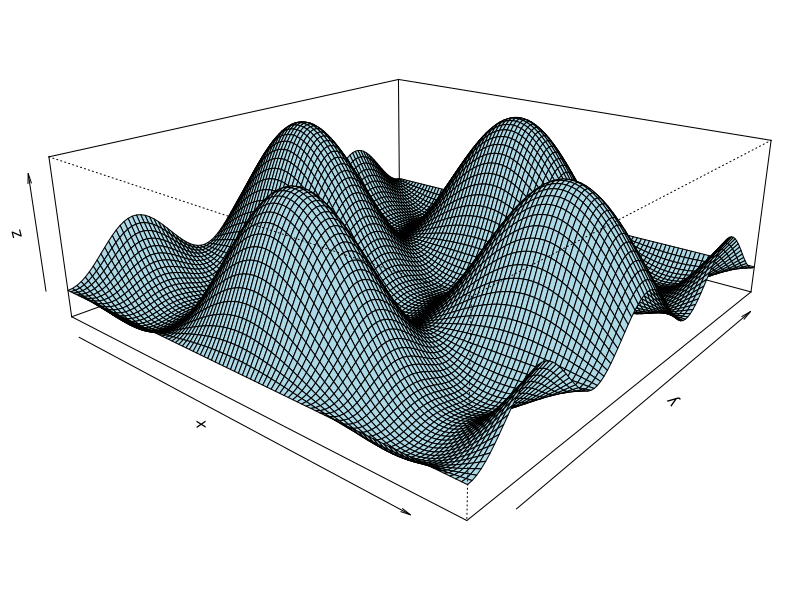
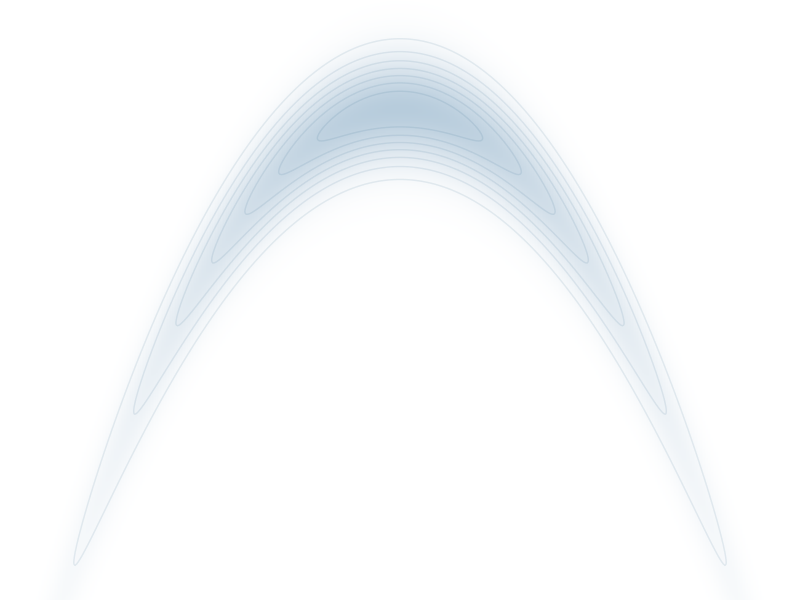
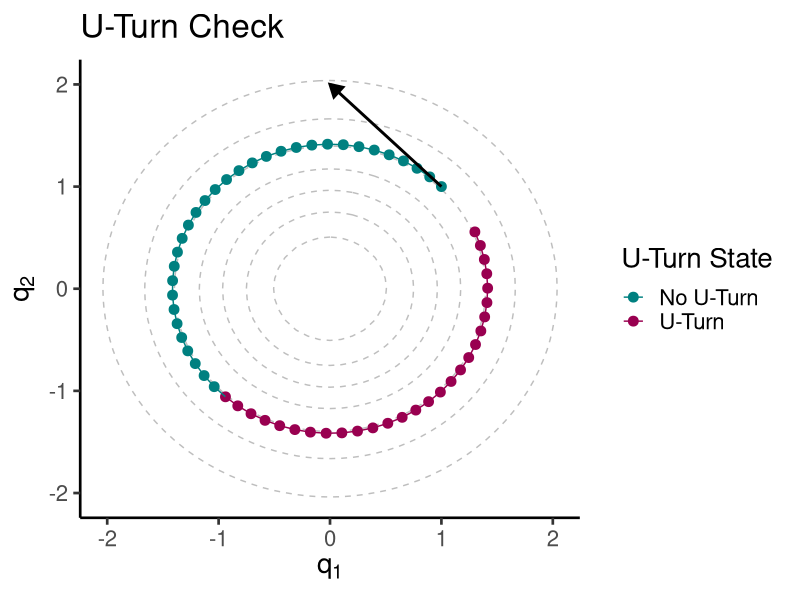
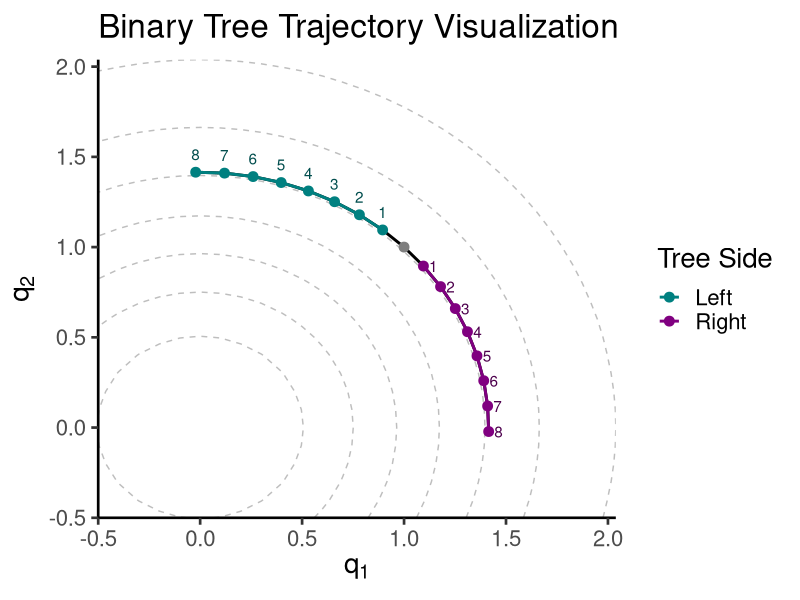
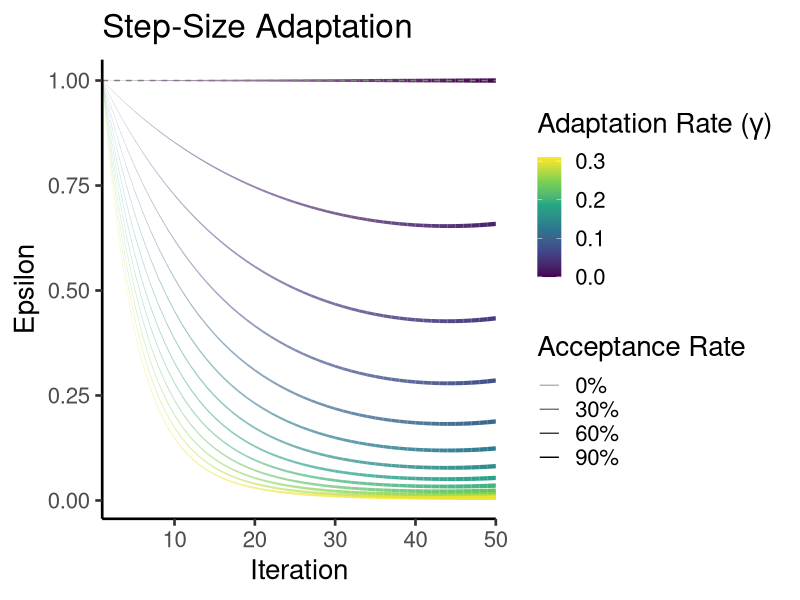
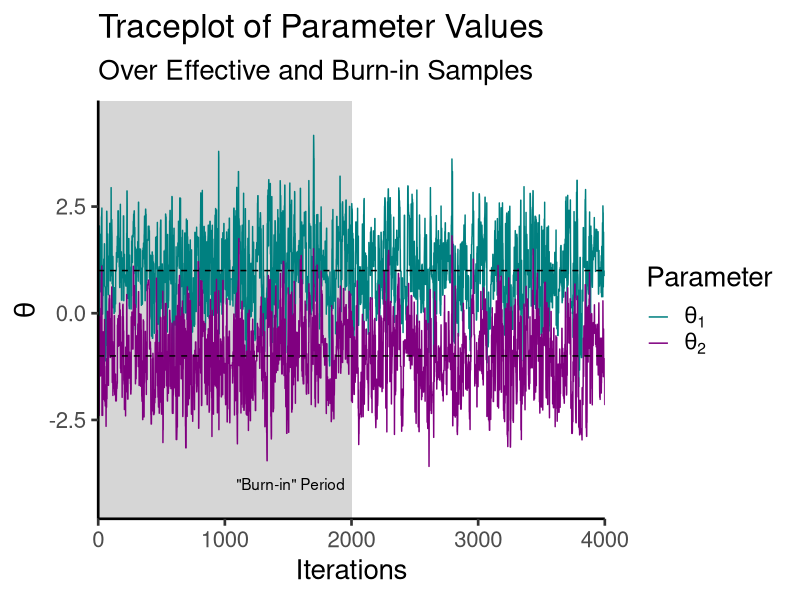
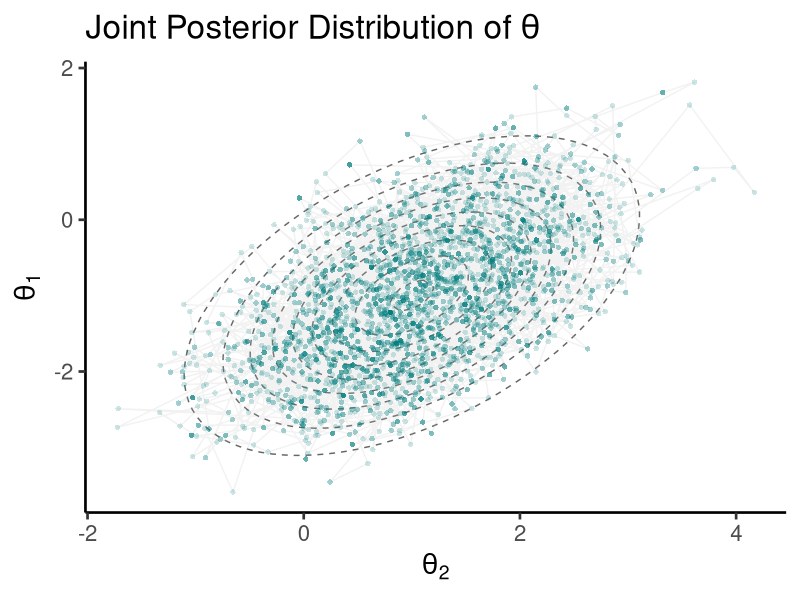

The R source for these figures, in order:
## ---- chunk 1
#| include: false
library(ggplot2)
library(data.table)

theme_set(new = theme_classic(base_size = 20))
## ---- chunk 2
#| code-fold: true
#| fig-asp: 0.586
#| fig-cap: "The easiest posterior distribution that the average Bayesian analyst tackles in a typical day. Shortly, we'll see how this banana-shaped distribution is explored with HMC-NUTS algorithm."

my_surface <- function(m, p) {
    alpha = 0.7
    ext = pi
    2 + alpha - 2 * cos(m) * cos(p) - alpha * cos(ext - 2 * p)
}

x <- y <- seq(from = -1.5*pi, to = 1.5*pi, length.out = 100)
z <- outer(x, y, my_surface)

par(mai = c(0,0,0,0),
    mar = c(0,1,0,0),
    oma = c(0,0,0,0))

persp(x = x, y = y, z = z,
      theta = 40, phi = 20, col = "lightblue",
      expand = 1/3)
## ---- chunk 3
#| code-fold: true
#| fig-cap: "Banana distribution, highlighting that some distributions could be difficult to explore."

xy_seq <- seq(-4.5, 4.5, .01)
df <- expand.grid(x = xy_seq, y = xy_seq)
df$z <- with(df, {
  x_square <- (x^2)
  yx_square <- ((y - x_square)^2) / .1
  exp(-0.5 * x_square - 0.5 * yx_square)
})

ggplot(df, aes(x, -y, z = z)) +
  geom_raster(aes(fill = z), show.legend = FALSE) +
  geom_contour(bins = 8, show.legend = FALSE, alpha = .1, col = "#206080") +
  scale_y_continuous(limits = c(-4.5,1), expand = c(0,0), 
                     oob = scales::squish_infinite) +
  scale_x_continuous(limits = c(-2.5,2.5), expand = c(0,0), 
                     oob = scales::squish_infinite) +
  scale_fill_gradient(low = "white", high = "#B7CCDC") +
  theme_void()
## ---- chunk 4
#| code-fold: true
#| fig-cap: "Characterization of the trajectory of a particle in a 2D gaussian distribution. You can see that the particle rolls until a U turn is detected."

q0 <- c(1, 1)
p0 <- c(-1, 1)
epsilon <- 0.1
steps <- 60
Sigma <- diag(1,2)

xy_seq <- seq(-3, 3, by = .1)
dens_df <- expand.grid(x = xy_seq, y = xy_seq)
dens_df$z <- mvtnorm::dmvnorm(dens_df, c(0,0), Sigma)

positions <- matrix(0, nrow = steps, ncol = length(q0))
positions[1, ] <- q0

## Simplified leapfrog steps
q <- q0; p <- p0
for (i in 2:steps) {
  p_half <- p + (epsilon / 2) * (-q)  # Half-step for momentum
  q <- q + epsilon * p_half           # Full-step for position
  p <- p_half + (epsilon / 2) * (-q)  # Second half-step for momentum
  positions[i, ] <- q
}

# Check U-Turn
uturn_check <- apply(positions, 1, function(qp) {
  sum((qp - q0) * p0) < 0
})

plot_data <- data.table(x = positions[, 1], 
                        y = positions[, 2], 
                        is_uturn = uturn_check)

ggplot(plot_data, aes(x = x, y = y)) +
  geom_contour(data = dens_df, aes(x, y, z = z), col = "gray", 
               linetype = 2) +
  geom_point(aes(color = is_uturn), size = 3) +
  geom_path(aes(color = is_uturn, group = 1)) +
  annotate(geom = "segment", 
           x = q0[1], y = q0[2], 
           xend = q0[1] + p0[1], yend = q0[2] + p0[2], 
           arrow = arrow(length = unit(1/3, "cm"), type = "closed"), 
           lwd = 1, linejoin = "mitre") +
  labs(title = "U-Turn Check", 
       x = expression(q[1]), 
       y = expression(q[2])) +
  scale_color_manual(values = c("#008080", "#990050"), 
                     labels = c("No U-Turn", "U-Turn"),
                     name = "U-Turn State")
## ---- chunk 5
# Log-posterior function
log_posterior <- function(q, Sigma, mu) {
  diff <- q - mu
  -0.5 * t(diff) %*% solve(Sigma) %*% diff - 0.5 * log(det(Sigma))
}

## Gradient of Log-posterior
grad_log_posterior <- function(q, Sigma, mu) {
  -solve(Sigma, q - mu)
}
## ---- chunk 6
# Leapfrog integration
leapfrog <- function(q, p, grad_func, epsilon, Sigma, mu) {
  grad_q <- grad_func(q, Sigma, mu) # Gradient calculation
  p <- p + (epsilon / 2) * grad_q # Half-step for momentum
  q <- q + epsilon * p # Full-step for position
  grad_q <- grad_func(q, Sigma, mu)
  p <- p + (epsilon / 2) * grad_q # Half-step for momentum
  list(q = q, p = p)
}

## ---- chunk 7
# Initialization
nuts_init <- function(q0, Sigma, mu, epsilon) {
  list(
    q = q0, # Initial position
    mu = mu,
    p = rnorm(length(q0), 0, 1), # Initial random momentum
    epsilon = epsilon # Initial step size (this will be adapted later)
  )
}

# Example initialization
q0 <- c(0, 0) # Starting position
mu <- c(-1,1) # Target location
epsilon = 0.1 # Step size

nuts_state <- nuts_init(q0, Sigma, mu, epsilon)
## ---- chunk 8
#| code-fold: show

# U-turn check (dot product of momentum vectors)
is_uturn <- function(q_left, q_right, p_left, p_right) {
  (sum((q_right - q_left) * p_left) < 0) || 
    (sum((q_right - q_left) * p_right) < 0)
}

# Build a trajectory (doubling until U-turn)
build_trajectory <- function(q, p, grad_func, epsilon, Sigma, mu) {
  q_left <- q
  p_left <- p
  q_right <- q
  p_right <- p
  trajectory <- list(q = q, p = p)
  
  j <- 0
  while (!is_uturn(q_left, q_right, p_left, p_right) && j < 10) {
    if (runif(1) < 0.5) {
      # Expand left
      leapfrog_result <- leapfrog(q_left, p_left, grad_func, -epsilon, Sigma, mu)
      q_left <- leapfrog_result$q
      p_left <- leapfrog_result$p
    } else {
      # Expand right
      leapfrog_result <- leapfrog(q_right, p_right, grad_func, epsilon, Sigma, mu)
      q_right <- leapfrog_result$q
      p_right <- leapfrog_result$p
    }
    trajectory$q <- cbind(trajectory$q, leapfrog_result$q)
    trajectory$p <- cbind(trajectory$p, leapfrog_result$p)
    j <- j + 1
  }
  index <- sample(1:ncol(trajectory$q), 1)
  list(q = trajectory$q[, index], p = trajectory$p[, index])
}
## ---- chunk 9
#| code-fold: true

nsteps <- 1000
positions <- matrix(NA, nrow = nsteps, ncol = 2)

xy_seq <- seq(-.5, 3, by = .1)
dens_df <- expand.grid(x = xy_seq, y = xy_seq)
dens_df$z <- mvtnorm::dmvnorm(dens_df, c(0,0), diag(1,2))

set.seed(42)
for (i in seq_len(nsteps)) {
  positions[i,] <- build_trajectory(
    q = c(1, 1),
    p = c(-1, 1),
    grad_func = grad_log_posterior,
    epsilon = 0.1,
    Sigma = diag(1,2),
    mu = c(0,0)
  )$q
}

positions <- unique(positions) |> 
  data.table::as.data.table()

positions[V1 > 1, side := "Right"]
positions[V1 < 1, side := "Left"]
positions[V1 == 1, side := "Initial Position"]

ggplot(positions, aes(x = V1, y = V2)) +
  geom_contour(data = dens_df, aes(x, y, z = z), col = "gray", 
               linetype = 2) +
  geom_line(linewidth = 1) +
  geom_line(aes(col = side), linewidth = 1) +
  geom_point(aes(col = side), size = 3) +
  labs(title = "Binary Tree Trajectory Visualization", 
       x = expression(q[1]), y = expression(q[2]),
       col = "Tree Side") +
  scale_color_manual(values = c(rgb(0,0.5,0.5,1),
                                rgb(0.5,0,0.5,1),
                                rgb(0.2,0.2,0.2,1)),
                     breaks = c("Left", "Right")) +
  annotate(geom = "text", 
           x = positions[side=="Left"][order(V2), V1],
           y = positions[side=="Left"][order(V2), V2] + .1,
           label = 1:8, col = rgb(0,0.3,0.3,1)) +
  annotate(geom = "text", 
           x = positions[side=="Right"][order(V1), V1] + .05,
           y = positions[side=="Right"][order(V1), V2],
           label = 1:8, col = rgb(0.3,0,0.3,1)) +
  scale_x_continuous(expand = c(0,0)) +
  scale_y_continuous(expand = c(0,0))
## ---- chunk 10
# Metropolis-Hastings acceptance probability
acceptance_prob <- function(current_logp, proposed_logp) {
  min(1, exp(proposed_logp - current_logp))
}
## ---- chunk 11
#| code-fold: false

adapt_epsilon <- function(epsilon, lambda_ca, lambda_ta = 0.8, gamma = 0.5) {
  delta <- lambda_ca - lambda_ta
  epsilon <- epsilon * exp(gamma * delta)
  epsilon
}
## ---- chunk 12
#| code-fold: TRUE

epsilons <- numeric(50)
  accept_rates <- seq(0, 0.9, length.out = 50)
  epsilons[1] <- 1.0
  gammas <- seq(0, 0.30, by = 0.025)
  plot_data <- list()
  
  for (i in seq_along(gammas)) {
    for (j in 2:length(epsilons)) {
      epsilons[j] <- adapt_epsilon(
        epsilon = epsilons[j - 1], 
        lambda_ca = accept_rates[j], 
        lambda_ta = 0.8,
        gamma = gammas[i])
    }
    plot_data[[i]] <- data.table::data.table(
      iteration = 1:50,
      epsilon = epsilons,
      gamma = gammas[i],
      accept_rate = accept_rates
    )
  }
  
  plot_data <- data.table::rbindlist(plot_data)
  
  ggplot(plot_data, aes(x = iteration, y = epsilon, col = gamma, group = gamma)) +
    geom_line(aes(linewidth = accept_rate, alpha = accept_rate)) +
    labs(title = "Step-Size Adaptation", x = "Iteration", 
         y = "Epsilon", col = expression("Adaptation Rate ("*gamma*")")) +
    geom_hline(yintercept = 1, linewidth = 1/2, color = "gray50", linetype = 2) +
    scale_alpha_continuous(range = c(0.3,1), name = "Acceptance Rate",
                           labels = scales::label_percent(),
                           limits = c(0, .9), 
                           breaks = c(0, .3, .6, .9)) +
    scale_linewidth_continuous(range = c(0.1, 1.5), 
                               name = NULL, labels = NULL, breaks = NULL) +
    scale_x_continuous(expand = c(0,0)) +
    scale_color_viridis_c(limits = c(0, .31))
## ---- chunk 13
# Full NUTS sampler
nuts <- function(log_posterior, grad_log_posterior, 
                 q0, Sigma, mu, 
                 epsilon, lambda_ta, gamma,
                 n_samples = 1000, n_warmup = 500) {
  # Initialization
  nuts_state <- nuts_init(q0, Sigma, mu, epsilon)
  samples <- matrix(0, nrow = n_samples + n_warmup, ncol = length(q0))
  
  # Warmup phase for step size adaptation
  for (i in 1:n_warmup) {
    nuts_state$p <- rnorm(length(q0), 0, 1) # Resample momentum
    trajectory <- build_trajectory(nuts_state$q, nuts_state$p, grad_log_posterior, nuts_state$epsilon, Sigma, mu)
    
    #Metropolis Hastings
    current_logp <- log_posterior(nuts_state$q, Sigma, mu)
    proposed_logp <- log_posterior(trajectory$q, Sigma, mu)
    
    acc_rate <- acceptance_prob(current_logp, proposed_logp)
    
    if(runif(1) < acc_rate){
      nuts_state$q <- trajectory$q
    }
    
    ## Adaptative epsilon
    nuts_state$epsilon <- adapt_epsilon(epsilon, acc_rate, lambda_ta, gamma)
    
    samples[i, ] <- nuts_state$q
  }
  
  # Sampling phase
  for (i in 1:n_samples) {
    nuts_state$p <- rnorm(length(q0), 0, 1) # Resample momentum
    trajectory <- build_trajectory(nuts_state$q, nuts_state$p, grad_log_posterior, nuts_state$epsilon, Sigma, mu)
    
    #Metropolis Hastings
    current_logp <- log_posterior(nuts_state$q, Sigma, mu)
    proposed_logp <- log_posterior(trajectory$q, Sigma, mu)
    
    if(runif(1) < acceptance_prob(current_logp, proposed_logp)){
      nuts_state$q <- trajectory$q
    }
    
    samples[i + n_warmup, ] <- nuts_state$q
  }
  
  samples
}
## ---- chunk 14
#| code-fold: false

## Initial parameters
q0 <- c(0, 0)    # Starting positions
mu <- c(1, -1)   # Target location of the distribution
epsilon <- 0.5   # (Initial) Step size for HMC exploring
lambda_ta <- .75 # Target acceptance rate
gamma <- 0.5     # Adaptation rate for epsilon

# Variance-Covariance Matrix
Sigma <- matrix(
  data = c(1, 0.5, 
           0.5, 1), 
  nrow = 2
)

set.seed(1234) # Seed for reproducibility

# Our main function ,  HMC-NUTS sampler
samples <- nuts(
  log_posterior, grad_log_posterior,         # Distribution functions
  q0, Sigma, mu,                             # Target parameters
  epsilon, lambda_ta, gamma,
  n_samples = 2000, n_warmup = 2000 # Sampler hyperparameter
)
## ---- chunk 15
#| code-fold: true
#| fig-cap: "Traceplots indicating the evolution and convergence of our model parameters ($\\theta_1$ and $\\theta_2$) over time."

plot_df <- as.data.table(samples)
plot_df[, iter := seq_len(.N)]

plot_df <- melt(plot_df, id.vars = "iter")

ggplot(plot_df, aes(iter, value, col = variable)) +
  annotate(geom = "ribbon", alpha = 1/5,
           x = c(0, 2000), ymin = -Inf, ymax = Inf) +
  annotate(geom = "text", x = 1950, y = -4, 
           label = "\"Burn-in\" Period", hjust = 1) +
  geom_line(linewidth = 1/2) +
  geom_hline(yintercept = c(-1,1), linetype = 2) +
  labs(color = "Parameter", y = expression(theta), x = "Iterations",
       title = "Traceplot of Parameter Values",
       subtitle = "Over Effective and Burn-in Samples") +
  scale_color_manual(values = c(rgb(0,.5,.5,1),rgb(.5,0,.5,1)),
                     labels = c("theta[1]", "theta[2]") |> 
                       scales::label_parse()()) +
  scale_y_continuous(expand = c(0.1,0)) +
  scale_x_continuous(expand = c(0,0))
## ---- chunk 16
#| code-fold: true
#| fig-cap: "Joint posterior distribution of our model parameters ($\\theta_1$ and $\\theta_2$). The samples are connected based on the sampling ordering."

#True density
xy_seq <- seq(-4, 4, by = .1)
dens_df <- expand.grid(x = xy_seq, y = xy_seq)
dens_df$z <- mvtnorm::dmvnorm(dens_df, mu, Sigma)

ggplot(data = data.frame(samples), aes(x = X1, X2))+
  geom_contour(data = dens_df, aes(x, y, z = z), 
               col = "gray40", linetype = 2) +
  geom_path(alpha = .2, col = "gray") +
  geom_point(col = rgb(0,0.5,0.5,1), alpha = 1/5, pch = 16) +
  labs(x = expression(theta[2]), y = expression(theta[1]),
       title = expression("Joint Posterior Distribution of"~theta))
## ---- chunk 17
# Calculate ESS for each parameter
coda::mcmc(samples, start = 2000 + 1) |> 
  coda::effectiveSize()
## ---- chunk 18
#| code-fold: false

n_chains <- 4 # Number of independent chains

set.seed(1234) # Seed for reproducibility

# Our main function within a lapply() statement for looping
nuts_model <- lapply(seq_len(n_chains), function(x) {
  samples <- nuts(
    log_posterior, grad_log_posterior,
    q0, Sigma, mu,
    epsilon, lambda_ta, gamma,
    n_samples = 2000, n_warmup = 2000
  )
  `dimnames<-`(samples, list(NULL, c("theta_1", "theta_2")))
})
## ---- chunk 19
# Calculate R-hat
nuts_model |> 
  lapply(coda::mcmc, start = 2e3 + 1) |> 
  coda::mcmc.list() |> 
  coda::gelman.diag() |> 
  lapply(round,3)
